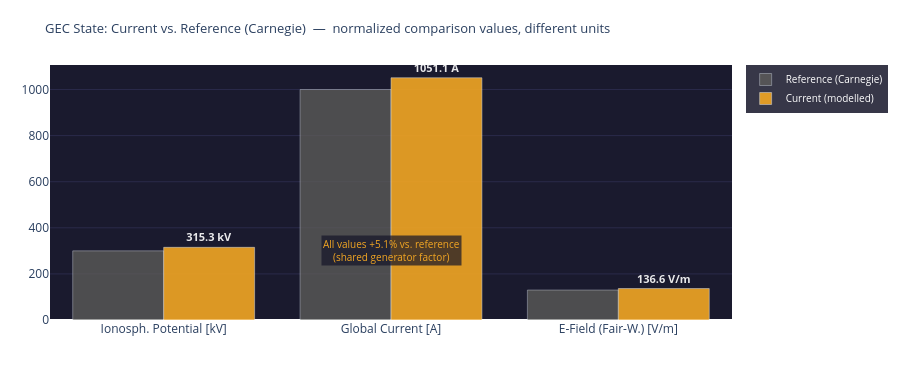

Write notebook code for a chart like this one.
### Markdown cell above
---
## 4. Visualizations

### Code cell
# ============================================================
# GEC STATE vs. REFERENCE
# Note: raw values have different units (kV, A, V/m)
# Comparison shows relative deviation from Carnegie reference
# ============================================================

metrics = [
    ('Ionosph. Potential', 'kV',  GEC_REF['V_iono_kV'], V_iono_mod),
    ('Global Current',     'A',   GEC_REF['I_total_A'], I_total_mod),
    ('E-Field (Fair-W.)',  'V/m', GEC_REF['E_field_Vm'], E_mod),
]
labels_units = [f'{m[0]}\n[{m[1]}]' for m in metrics]

fig = go.Figure()
fig.add_trace(go.Bar(
    name='Reference (Carnegie)',
    x=labels_units, y=[m[2] for m in metrics],
    marker_color='#5F5E5A', opacity=0.75
))
fig.add_trace(go.Bar(
    name='Current (modelled)',
    x=labels_units, y=[m[3] for m in metrics],
    marker_color='#F2A623', opacity=0.90,
    text=[f'<b>{m[3]:.1f} {m[1]}</b>' for m in metrics],
    textposition='outside',
    textfont=dict(color='white', size=11)
))

# Joint percentage value as annotation
delta_pct = round((V_iono_mod - GEC_REF['V_iono_kV']) / GEC_REF['V_iono_kV'] * 100, 1)
fig.add_annotation(
    x=1.0, y=max(GEC_REF['V_iono_kV'], V_iono_mod) * 0.95,
    text=f'All values {delta_pct:+.1f}% vs. reference<br>(shared generator factor)',
    showarrow=False, xanchor='center',
    font=dict(color='#F2A623', size=10),
    bgcolor='rgba(20,20,40,0.7)'
)

fig.update_layout(
    title=dict(
        text='GEC State: Current vs. Reference (Carnegie)  —  normalized comparison values, different units',
        font=dict(size=13)
    ),
    barmode='group',
    height=380,
    plot_bgcolor='#1a1a2e', paper_bgcolor='rgba(0,0,0,0)',
    margin=dict(l=50, r=50, t=65, b=60),
    legend=dict(bgcolor='rgba(20,20,40,0.85)', font=dict(color='white', size=10)),
    yaxis=dict(gridcolor='#2a2a4a')
)
fig.show()

print(f'GEC deviation from Carnegie reference: {delta_pct:+.1f}%')
print(f'  (all values scale with the same generator factor {generator_strength:.3f})')

### Figure 1 — Plotly figure (JSON) as saved in the notebook; plotly's stock layout.template omitted (floating-point values rounded to 4 significant figures)
{"data": [{"marker": {"color": "#5F5E5A"}, "name": "Reference (Carnegie)", "opacity": 0.75, "type": "bar", "x": ["Ionosph. Potential\n[kV]", "Global Current\n[A]", "E-Field (Fair-W.)\n[V/m]"], "y": [300.0, 1000.0, 130.0]}, {"marker": {"color": "#F2A623"}, "name": "Current (modelled)", "opacity": 0.9, "text": ["<b>315.3 kV</b>", "<b>1051.1 A</b>", "<b>136.6 V/m</b>"], "textfont": {"color": "white", "size": 11}, "textposition": "outside", "type": "bar", "x": ["Ionosph. Potential\n[kV]", "Global Current\n[A]", "E-Field (Fair-W.)\n[V/m]"], "y": [315.3, 1051.0, 136.6]}], "layout": {"annotations": [{"bgcolor": "rgba(20,20,40,0.7)", "font": {"color": "#F2A623", "size": 10}, "showarrow": false, "text": "All values +5.1% vs. reference<br>(shared generator factor)", "x": 1.0, "xanchor": "center", "y": 299.5}], "barmode": "group", "height": 380, "legend": {"bgcolor": "rgba(20,20,40,0.85)", "font": {"color": "white", "size": 10}}, "margin": {"b": 60, "l": 50, "r": 50, "t": 65}, "paper_bgcolor": "rgba(0,0,0,0)", "plot_bgcolor": "#1a1a2e", "title": {"font": {"size": 13}, "text": "GEC State: Current vs. Reference (Carnegie)  —  normalized comparison values, different units"}, "yaxis": {"gridcolor": "#2a2a4a"}}}
